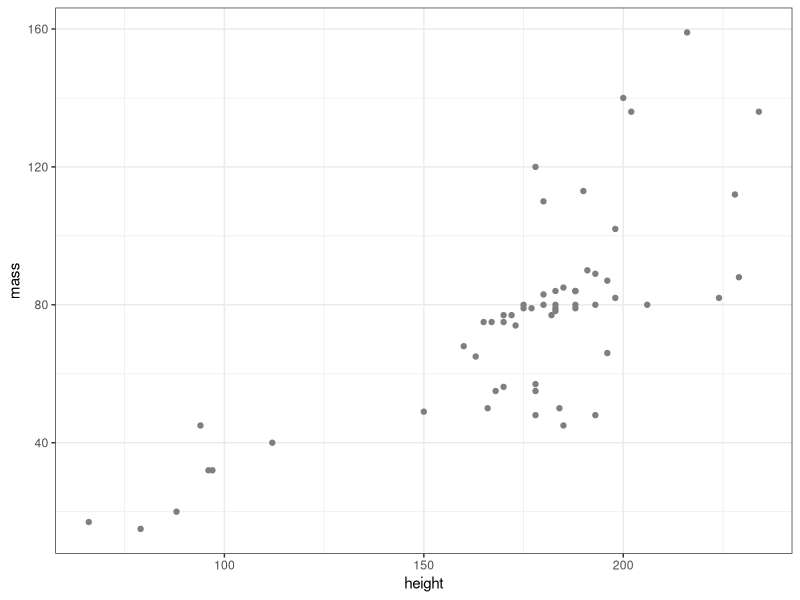
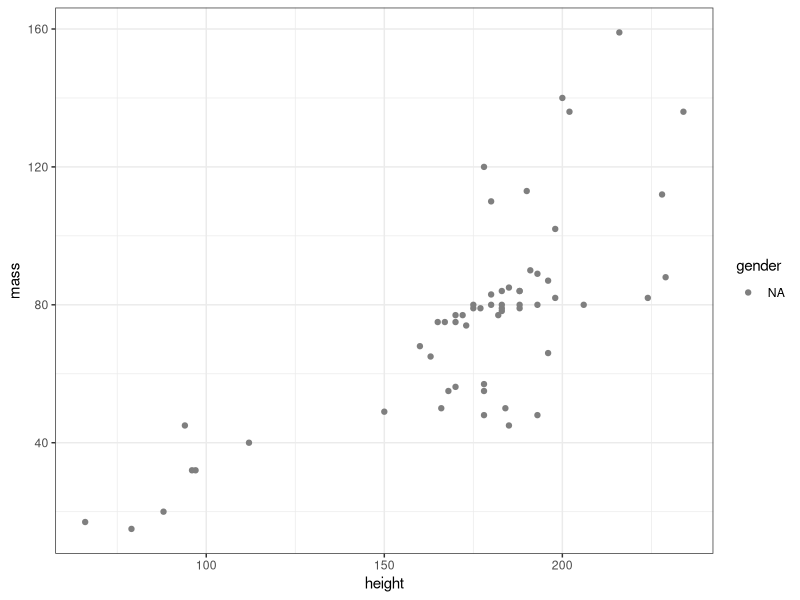

These figures' R source, in order:
## ---- chunk 1
# RMarkdown set-up; disregard this 
knitr::opts_chunk$set(echo = TRUE, include = TRUE, message = FALSE, warning = FALSE, tidy = TRUE)
## ---- chunk 2
library(tidyverse)
## ---- chunk 3
basket <- data.frame(fruits = sample(stringr::fruit, 3), # randomly selecting 3 fruits
                     veggies = c("carrots", "broccoli", "celery"), # 3 kinds of veggies
                     quantity = c(3, 2, 5)) # number of fruits & veggies
## ---- chunk 4
basket
## ---- chunk 5
basket[2, # 2nd row
       2] # 2nd column
## ---- chunk 6
basket[c(1, 3), # first element in the 3rd column
       c(2, 3)] # second element in the 2nd row & 3rd column

basket[c(1, 3), 
       2:3] # same as c(2, 3)
## ---- chunk 7
basket[-2, -1] # excluding elements in the 2nd row & 1st column
basket[-2, 2:3] # excluding elements in the 2nd row & including elements in the 2nd & 3rd columns
## ---- chunk 8
basket[ , "fruits"]

basket[["fruits"]]
## ---- chunk 9
basket$fruits
## ---- chunk 10
basket$veggies[basket$veggies == "carrots"] # within the fruit column, element named "pear"
## ---- chunk 11
# using OR (`|`)
basket$veggies[basket$veggies == "broccoli" | basket$veggies == "celery"]

# using %in%
basket$veggies[basket$veggies %in% c("broccoli", "celery")]
## ---- chunk 12
basket$fruits[basket$quantity > 3] 
## ---- chunk 13
# import the example dataset
starwars <- dplyr::starwars

# I am going to mess up the data for our exercises; Run this code for extra challenge. 
library("magrittr")
starwars %<>% 
  mutate_at(vars("height"), as.character) %>%  # height is now a character variable
  mutate(hair_color = replace(hair_color, is.na(hair_color), 999)) %>% 
  mutate(gender = case_when( 
    gender == "female" ~ 0,
    gender == "male" ~ 1,
    gender == "hermaphrodite" ~ 2,
    gender == "none" ~ 3,
    TRUE ~ NA_real_))
## ---- chunk 14
tibble::glimpse(starwars)
## ---- chunk 15
names(starwars)
colnames(starwars)
## ---- chunk 16
is.numeric(starwars$height)
is.numeric(starwars$mass)
## ---- chunk 17
starwars$height <- as.numeric(starwars$height)
## ---- chunk 18
table(starwars$gender)
## ---- chunk 19
is.factor(starwars$gender)
## ---- chunk 20
ggplot(subset(starwars, mass < 1000), 
       aes(x = height, 
           y = mass, 
           colour = gender)) +
  geom_point() +
  theme_bw()
## ---- chunk 21
starwars$gender <- factor(starwars$gender, 
                          levels = c(0:3), # numeric values representing the levels
                          labels = c("female", "male","hermaphrodite", "none"), # corresponding lables for each of the numeric value
                          ordered = FALSE) # change this to TRUE if you want it ordered
## ---- chunk 22
ggplot(subset(starwars, mass < 1000), 
       aes(x = height, 
           y = mass, 
           colour = gender)) +
  geom_point() + 
  theme_bw()
## ---- chunk 23
head(starwars[is.na(starwars$height)==TRUE, ])
## ---- chunk 24
head(starwars[!is.na(starwars$height)==TRUE, ])
## ---- chunk 25
colSums(is.na(starwars))
## ---- chunk 26
starwars$hair_color[starwars$hair_color == 999] <- NA
## ---- chunk 27
mean(starwars$mass)
## ---- chunk 28
mean(starwars$mass, na.rm = TRUE)
## ---- chunk 29
mean(na.omit(starwars$mass))
mean(na.exclude(starwars$mass))
## ---- chunk 30
mean(starwars[starwars$hair_color == "brown", ]$height, na.rm = T)
## ---- chunk 31

## ---- chunk 32

## ---- chunk 33
example_data <- readr::read_csv(here::here("dataset", "example_data.csv"))
## ---- chunk 34
# I will name it `reverse_x()`
reverse_x <- function(max, x) {
  (max + 1) - x
}
## ---- chunk 35
reverse_keyed_items = paste("BFI", c(1, 3, 4, 5), sep = "_")
## ---- chunk 36
reverse_coded_bfi <- apply(example_data[ ,reverse_keyed_items], 2, reverse_x, max = 5)
## ---- chunk 37
reversed_data <- cbind(reverse_coded_bfi, # reverse-coded variables
                       example_data[ -which(names(example_data) %in% reverse_keyed_items)] # original dataset minus items that need to be reverse-coded
) 

head(reversed_data)
## ---- chunk 38

## ---- chunk 39

## ---- chunk 40

## ---- chunk 41
?sum
## ---- chunk 42
help(sum)
## ---- chunk 43
??sum
## ---- chunk 44
args(sum)
## ---- chunk 45

